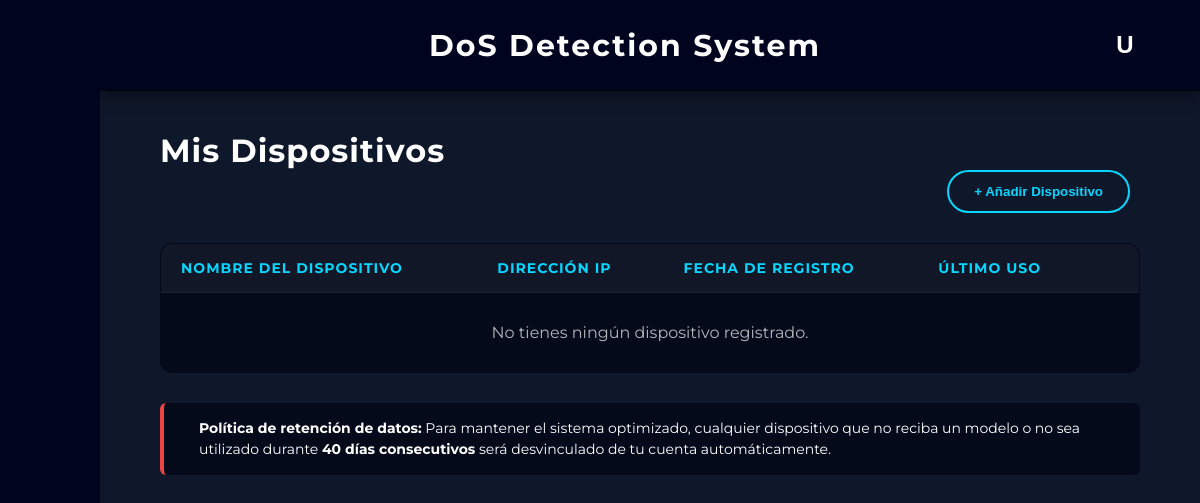
Before: /dispositivos (signed in) with the older database file.
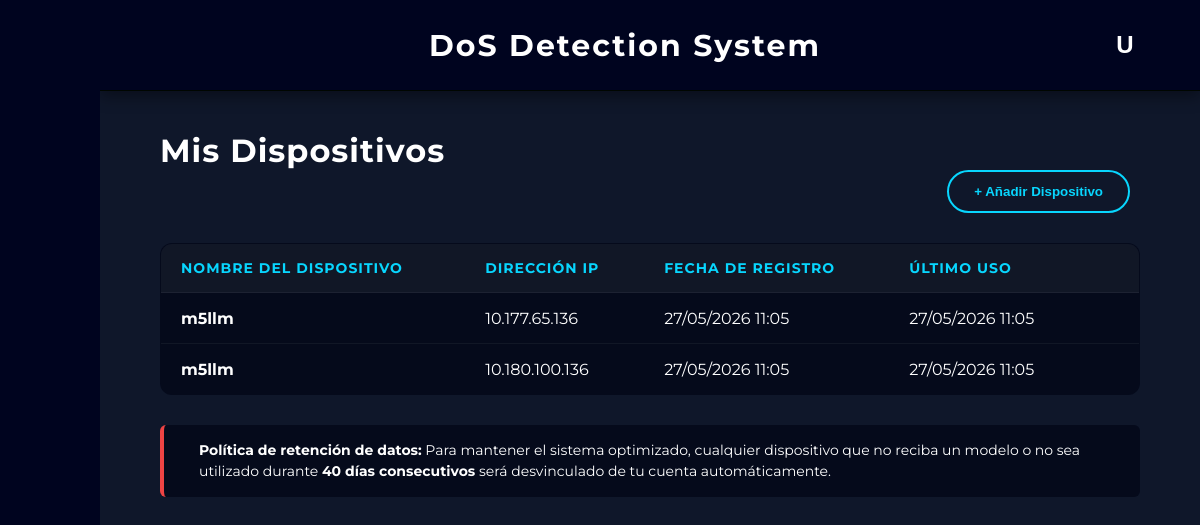
After: the same page with the newer database file.
### app/models.py (models this page shows)
class Dispositivo(db.Model):
    __tablename__ = 'dispositivos'
    id = db.Column(db.Integer, primary_key=True)
    nombre = db.Column(db.String(150), nullable=False)
    ip = db.Column(db.String(50), nullable=False)
    usuario_id = db.Column(db.Integer, db.ForeignKey('usuarios.id'), nullable=False)
    fecha_registro = db.Column(db.DateTime, default=datetime.now(pytz.timezone('Europe/Madrid')))
    fecha_ultimo_uso = db.Column(db.DateTime, default=datetime.now(pytz.timezone('Europe/Madrid')))
    usuario = db.relationship('User', backref=db.backref('dispositivos', cascade="all, delete-orphan", lazy=True))

### app/routes/pages/dispositivos.py (the view)
@dispositivos_bp.route("/dispositivos", methods=["GET"])
def index():
    if session.get('guest'):
        datos_invitado = session.get('guest_devices', [])
        dispositivos = [DispositivoInvitado(d['nombre'], d['ip'], d['fecha_registro']) for d in datos_invitado]
    else:
        user_id = session.get('user_id')
        if not user_id:
            return redirect(url_for('auth.login'))
        dispositivos = Dispositivo.query.filter_by(usuario_id=user_id).order_by(Dispositivo.fecha_registro.desc()).all()
    return render_template("dispositivos.html", dispositivos=dispositivos)

### app/templates/dispositivos.html (shortened to what this page needs)
{% extends "base.html" %}
{% block content %}
<div style="padding: 40px 60px;">
    <h2><span style="color: white; margin-bottom: 30px; font-size: 32px; letter-spacing: 1px;">Mis Dispositivos</span></h2>
    <div class="table-header">
        <button class="action-btn" onclick="openDeviceModal()">+ Añadir Dispositivo</button>
    </div>
    <table class="glass-table">
        <thead>
            <tr>
                <th>Nombre del Dispositivo</th>
                <th>Dirección IP</th>
                <th>Fecha de Registro</th>
                <th>Último Uso</th>
                <th style="text-align: center;"> </th>
            </tr>
        </thead>
        <tbody>
            {% for dispositivo in dispositivos %}
            <tr>
                <td style="font-weight: bold;">{{ dispositivo.nombre }}</td>
                <td>{{ dispositivo.ip }}</td>
                <td>{{ dispositivo.fecha_registro.strftime('%d/%m/%Y %H:%M') }}</td>
                <td>{{ dispositivo.fecha_ultimo_uso.strftime('%d/%m/%Y %H:%M') }}</td>
                <td style="text-align: center;">
                    <form action="{{ url_for('dispositivos.delete', device_id=(dispositivo.id if not session.get('guest') else loop.index0)) }}"
                          method="POST"
                          onsubmit="confirmAction(event, this, '¿Quiere eliminar este dispositivo?');"
                          style="display: inline;">
                        <button type="submit" class="delete-btn" title="Eliminar Dispositivo">
                        </button>
                    </form>
                </td>
            </tr>
            {% else %}
            <tr>
                <td colspan="5" style="text-align: center; padding: 30px; opacity: 0.7;">No tienes ningún dispositivo registrado.</td>
            </tr>
            {% endfor %}
        </tbody>
    </table>
    <div style="margin-top: 30px; padding: 15px 20px; background: rgba(2, 6, 23, 0.726); border-left: 4px solid #ef4444; border-radius: 6px; display: flex; align-items: center; gap: 15px;">
        <p style="color: white; font-size: 14px; margin: 0; line-height: 1.5;">
            <strong>Política de retención de datos:</strong> Para mantener el sistema optimizado, cualquier dispositivo que no reciba un modelo o no sea utilizado durante <strong>40 días consecutivos</strong> será desvinculado de tu cuenta automáticamente.
        </p>
    </div>
</div>
{% endblock %}

Changed rows visible on the page:
now on this page (row edited): Dispositivo: nombre "m5llm", ip "10.177.65.136", fecha_registro "27/05/2026 11:05", fecha_ultimo_uso "27/05/2026 11:05"
added Dispositivo: nombre "m5llm", ip "10.180.100.136", fecha_registro "27/05/2026 11:05", fecha_ultimo_uso "27/05/2026 11:05"
Other visible differences:
text no longer shown: "No tienes ningún dispositivo registrado."
